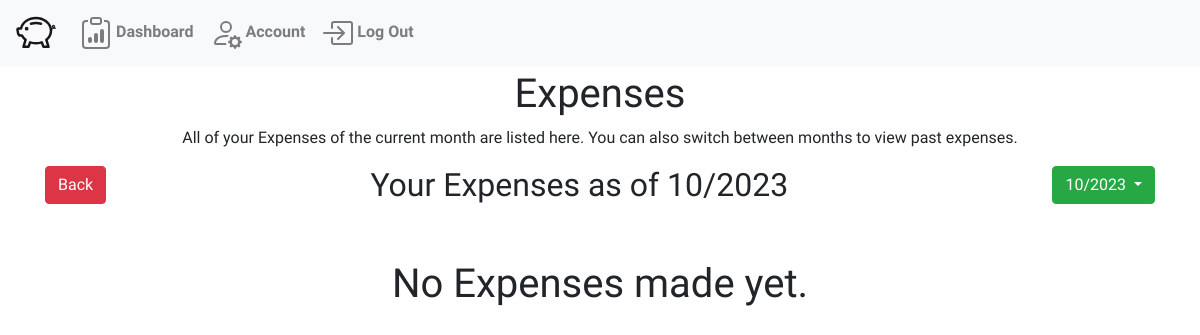
Page /expenses (signed in) on the earlier database version.
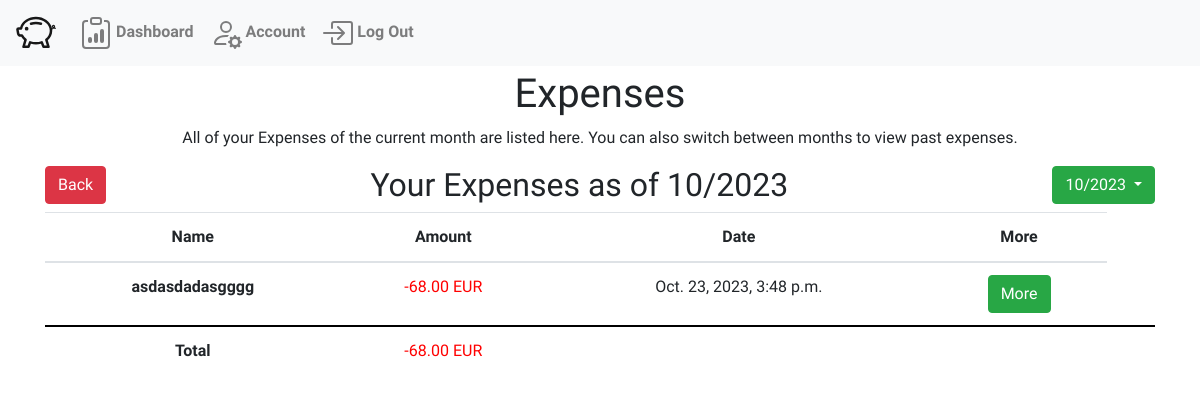
Same page on the later database version.
### WalletWise/models.py (models this page shows, shortened)
class MonthBudget(models.Model):
    dashboard = models.ForeignKey("Dashboard", on_delete=models.CASCADE, related_name="months")
    date = models.DateField(auto_now_add=True)
    @property
    def total_Expenses(self):
        if self.isValid():
            total_amount = Decimal(0)
            if self.fundsChanges.filter(is_expense=True).aggregate(amount_sum=models.Sum('amount'))['amount_sum']:
                total_amount = self.fundsChanges.filter(is_expense=True).aggregate(amount_sum=models.Sum('amount'))['amount_sum']
            return total_amount.quantize(Decimal('0.00'), rounding=ROUND_DOWN) or 0  # Return 0 if no expenses are associated
        else:
            return "Invalid funds changes detected"
    @property
    def month(self):
        return self.date.month
    @property
    def year(self):
        return self.date.year
    def isValid(self):
        valid = True
        for fundsChange in self.fundsChanges.all():
            valid = valid and fundsChange.isValid()
        return valid

class FundsChange(models.Model):
    budget = models.ForeignKey("MonthBudget",related_name="fundsChanges", on_delete=models.CASCADE)
    title = models.CharField(max_length=64)
    description = models.CharField(max_length=200, default="No Description")
    amount = models.DecimalField(decimal_places=2, max_digits=20)
    destination = models.ForeignKey("Funds", related_name="associatedFundsChanges", on_delete=models.CASCADE)
    reoccuring = models.BooleanField(default=False)
    dateTime = models.DateTimeField(auto_now_add=True)
    is_expense = models.BooleanField(default=False, blank=False)
    def isValid(self):
        if self.is_expense:
            return self.amount < 0
        else:
            return self.amount >= 0

### WalletWise/views.py (the view)
# urls.py: path("expenses", views.expenses, name="expenses"),
def expenses(request):
    answer = viewsHelpers.getCurrentBudget(request)
    return render(request, "WalletWise/expenses.html", {
        'user': answer["user"],
        'budget': answer["currentBudget"],
        'dashboard' : answer["dashboard"]
    })

### WalletWise/viewsHelpers.py (called while the page is built)
def getCurrentBudget(request):
    user = request.user
    try:
        dashboard = Dashboard.objects.get(owner=user)
    except:
        dashboard = Dashboard.objects.create(owner=user)
    budgets = dashboard.months.all()
    currentBudget = ""
    for budget in budgets:
        if timezone.datetime.now().month == budget.month and timezone.datetime.now().year == budget.year:
            currentBudget = budget
            break
    if currentBudget == "":
        currentBudget = createBudget(dashboard)
    return {
        'currentBudget' : currentBudget,
        'user' : user,
        'dashboard' : dashboard
    }

### WalletWise/templates/WalletWise/expenses.html (shortened to what this page needs)
{% extends "WalletWise/layout.html" %}
{% block body %}
<div class="container text-center">
    <h1>Expenses</h1>
    <p>All of your Expenses of the current month are listed here. You can also switch between months to view past expenses.</p>
    <a style="float: left;" class="btn btn-danger" href="{% url 'dashboard' %}" role="button">Back</a>
    <h2 style="display: inline-block;">Your Expenses as of {{budget.month}}/{{budget.year}}</h2>
    <div style="float: right;" class="dropdown">
        <button class="btn btn-success dropdown-toggle" type="button" id="dropdownMenuButton" data-bs-toggle="dropdown" aria-haspopup="true" aria-expanded="false">
            {{budget.month}}/{{budget.year}}
        </button>
    </div>
    {% if budget.fundsChanges.all|length > 0 %}
            <table class="table">
                <thead>
                    <tr>
                        <th scope="col">Name</th>
                        <th scope="col">Amount</th>
                        <th scope="col">Date</th>
                        <th scope="col">More</th>
                    </tr>
                </thead>
                <tbody>
                    {% for fundsChange in budget.fundsChanges.all %}
                        {% if fundsChange.is_expense %}
                        <tr>
                            <th scope="row">{{fundsChange.title}}</th>
                            <td style="color: red;">{{fundsChange.amount}} EUR</td>
                            <td>{{fundsChange.dateTime}}</td>
                            <td><a class="btn btn-success" href="{% url 'fundsChange' id=fundsChange.id  %}" role="button">More</a></td>
                        </tr>
                        {% endif %}
                    {% endfor %}
                </tbody>
                <tfoot>
                    <th scope="row">Total</th>
                    <td style="color: red;">{{budget.total_Expenses}} EUR</td>
                    <td></td>
                    <td></td>
                    <td></td>
                </tfoot>
            </table>
        {% else %}
            <h1 class="my-5">No Expenses made yet.</h1>
        {% endif %}
</div>
{% endblock %}

Differences in the rows shown:
shown differently, row unchanged: MonthBudget: total_Expenses (not shown) → "-68.00"
added FundsChange: title "asdasdadasgggg", amount "-68.00", dateTime "Oct. 23, 2023, 3:48 p.m."
Other differences:
text no longer shown: "No Expenses made yet."
text now shown: "Name Amount Date More Total EUR"
